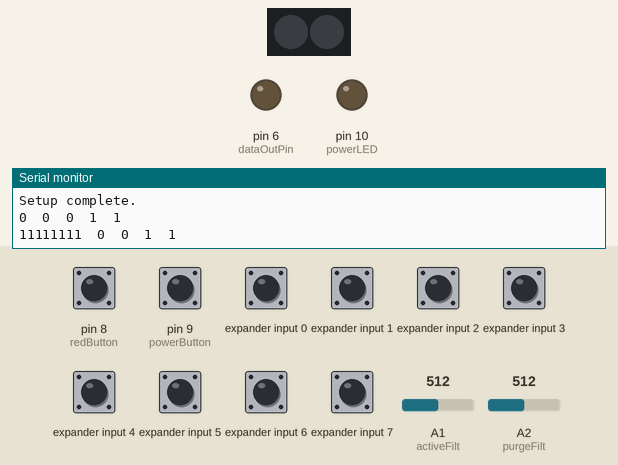
Simulated run of this sketch. Board: Arduino Nano, built with avr-gcc and run on an emulated ATmega328P. Shown: 2 RGB LEDs in strip order, left to right, output pins drawn as LEDs (lit = HIGH), the last lines printed to the serial monitor. Wiring (inferred from the names in the program): input shift register (74HC165): load pin 2; clock pin 7; serial out pin 3. The inputs (shaded band) are chosen by the test bench; at power-on: expander input 0–7, pin 8 (redButton), pin 9 (powerButton) HIGH, A1 (activeFilt) = 512, A2 (purgeFilt) = 512. Dim RGB values are drawn brighter than linear; pins used as bus, display or sensor lines are not drawn.

Above: at 1.2 s.
1.3 s: pin 9 (powerButton) pulled LOW for 1 s
At 5.0 s:
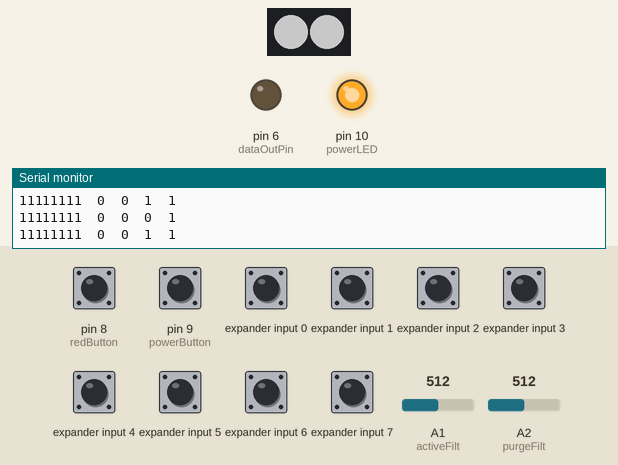
Timing chart, 0 to 6.5 s (numbered marks = the images above; inputs shaded):
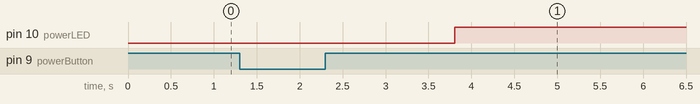

The sketch:

NASA-CHAPEA-CO2.ino
```cpp
/*
 * GRATUITOUS SETS LABORATORIES
 * Dallas, TX, USA
 *
 * NASA CHAPEA TROM (Trash Recepticle On Mars)
 * Johnson Space Center, TX, USA
 * 28 July 2022
 *
 * MABOB I (1.0) architecture
 */

//============== DEFINITIONS & DECLAIRATIONS =================//

//-------------- LIBRARIES -----------------------------------//
/* Call all function libraries required by the sketch.
 */
  #include <Adafruit_NeoPixel.h>  // WS2812 (NeoPixel) addressable LEDs
  #include <SoftwareSerial.h>

//-------------- SETTINGS & GLOBAL CONSTANTS -----------------//
/* Define constraits used by various functions.
 * Variables using '#define' are defined by hardware, and should be left alone.
 * Variables using 'const' can be changed to tune the puzzle.
 */
  const String myNameIs = "NASA-CHAPEA-CO2, Aug 2022";    // nametag for Serial monitor setup

  #define numPISOregs 1
  #define numLEDs 2

//-------------- PIN DEFINITIONS  ----------------------------//
/* Most of the I/O pins on the Arduino Nano are hard-wired to various components on the MABOB.
 * Pins not used for their standard fuction have header pins for alternate uses.
 */

  #define loadPin     2           // parallel connection to all 74HC165 PISO shift registers, pin 1
  #define dataInPin   3           // serial connection to nearest 74HC165 PISO shift register, pin 9
  #define latchPin    4           // parallel connection to all 74HC595 SIPO shift registers, pin 12
  #define dataOutPin  6           // serial connection to nearest 74HC595 SIPO shift register, pin 14
  #define clockPin    7           // parallel connection to all shift registers (74HC165 pin 2 / 74HC595 pin 11)

  #define neoPixelPin 5
  #define audioTxPin  11          // data pin for DF Player Mini, pin 11
  #define audioRxPin  12          // data pin for DF Player Mini, pin 10

  #define powerLED    10
  #define redButton   8
  #define powerButton 9
  #define activeFilt  A1
  #define purgeFilt   A2

//============== HARDWARE PARAMATERS =========================//

  Adafruit_NeoPixel statusLED = Adafruit_NeoPixel(
    numLEDs, neoPixelPin, NEO_GRB + NEO_KHZ800
  );                                                          // neoPixel object name, # of pixels, signal pin, type
  SoftwareSerial mp3Serial(audioRxPin, audioTxPin);           // RX, TX on Arduino side

//-------------- GLOBAL VARIABLES ----------------------------//
/* Decrlare variables used by various functions.
 */

  byte PISOdata;
  byte PISOprev;

  byte functionMode;
  bool powerOn = 0;
  uint32_t cycleBeginTime;
  bool cycleActiveFlag;

  int activeFiltRead;
  byte activeFilterNum;
  byte activeFilterPrev;
  int purgeFiltRead;
  byte purgeFilterNum;
  byte purgeFilterPrev;
  bool powerButtonState;
  bool powerButtonPrev;
  bool redButtonState;
  bool redButtonPrev;

//============================================================//
//============== SETUP =======================================//
//============================================================//

void setup() {

//-------------- SERIAL MONITOR ------------------------------//

  Serial.begin(19200);                                        // !! Serial monitor must be set to 19200 baud to read feedback !!
  Serial.println();
  Serial.println("Setup initialized.");
  Serial.println(myNameIs);

//-------------- PINMODES ------------------------------------//

//.............. Shift Registers .............................//
  pinMode (clockPin, OUTPUT);
  pinMode (loadPin, OUTPUT);
  pinMode (dataInPin, INPUT);
  pinMode (latchPin, OUTPUT);
  pinMode (dataOutPin, OUTPUT);

//.............. Other Pin Modes .............................//
  pinMode (powerLED, OUTPUT);
  pinMode (powerButton, INPUT_PULLUP);
  pinMode (redButton, INPUT_PULLUP);
  pinMode (activeFilt, INPUT);
  pinMode (purgeFilt, INPUT);

//-------------- HARDWARE SETUP -------------------------------//


  statusLED.begin();
  statusLED.setBrightness(255);
  statusLED.show();


  sendSIPO(0);
  pulsePin(latchPin,10);

//-------------- A/V FEEDBACK --------------------------------//

  Serial.println("Setup complete.");
  Serial.println();
}

//============================================================//
//============== LOOP ========================================//
//============================================================//

void loop() {

//-------------- UPDATE VARIABLES ----------------------------//

  readPISO();

  activeFiltRead = analogRead(activeFilt);
  purgeFiltRead = analogRead(purgeFilt);
  powerButtonState = digitalRead(powerButton);
  redButtonState = digitalRead(redButton);


//------------------ PLC UPDATE ----------------------------//
/*
  if (parsePLC(0)){
    delay (500);
    readPISO();
    byte doubleCheck = parsePLC(1);
    delay (500);
    readPISO();
    if (parsePLC(0) && parsePLC(0) == doubleCheck){
      functionMode = parsePLC(0);
    }
  }
*/
//------------------------------------------------------------//

  activeFilterNum = 0;
  if (activeFiltRead > 800) activeFilterNum = 2;
  else if (activeFiltRead < 200) activeFilterNum = 1;

  purgeFilterNum = 0;
  if (purgeFiltRead > 800) purgeFilterNum = 2;
  else if (purgeFiltRead < 200) purgeFilterNum = 1;

//------------------------------------------------------------//

  if (!powerOn){

    digitalWrite(powerLED, LOW);
    for (int p = 0; p < numLEDs; p++){
      statusLED.setPixelColor(p,0);
    }
    statusLED.show();

    int buttonHold = 0;
    while (!powerButtonState){
      powerButtonState = digitalRead(powerButton);
      buttonHold++;
      delay(10);
      if (buttonHold >= 100){
        powerOn = true;
        cycleActiveFlag = true;
        cycleBeginTime = millis();

     // animation

        sendSIPO(1);
        pulsePin(latchPin,10);
        delay (1500);
        sendSIPO(0);
        pulsePin(latchPin,10);

        break;
      }
    }
  }

  else if (powerOn){

    digitalWrite(powerLED,HIGH);

    for (int pxl = 0; pxl < numLEDs; pxl++){
      statusLED.setPixelColor(pxl,100,100,100);
    }
    statusLED.show();

    if (cycleActiveFlag && millis() >= cycleBeginTime + 5000){
      cycleActiveFlag = false;
      sendSIPO(2);
      pulsePin(latchPin,10);
      delay(1500);
      sendSIPO(0);
      pulsePin(latchPin,10);
    }

    int buttonHold = 0;
    while (!powerButtonState){
      powerButtonState = digitalRead(powerButton);
      buttonHold++;
      delay(10);
      if (buttonHold >= 100){
        powerOn = false;
        break;
      }
    }
  }

//------------------------------------------------------------//

  if (!redButtonState){
    sendSIPO(3);
    pulsePin(latchPin,10);
    delay(1500);
    sendSIPO(0);
    pulsePin(latchPin,10);
  }

//------------------------------------------------------------//

//  if (PISOdata != PISOprev) lastInputTime = millis();

  dbts();
  cycleReset();

}
```

81_regIO.ino
```cpp
//============================================================//
//============== SHIFT REGISTER I/O ==========================//
//============================================================//

/* These functions will read and write via PISO & SIOP shift registers.
 * They require the global variable byte arrays of:
 * byte PISOdata[numPISOregs];
 *
 * Devices use 74HC165 PISO registers and 74HC595 SIPO registers.
 *
 * This section updated  Aug 2022
 */

//-------------- RISING EDGE PUSLE ---------------------------//

/* This function will send a rising edge signal to the designated output pin.
 * Paramaters required are:
 * pinName (loadPin, latchPin, clockPin)
 * pulseTime (given in microseconds)
 */

void pulsePin(int pinName, int pulseTime){
  digitalWrite(pinName, LOW);
  delayMicroseconds(pulseTime);
  digitalWrite(pinName, HIGH);
  delayMicroseconds(pulseTime);
}

//-------------- READ FROM PISO REGISTERS --------------------//

/* This function will querry the current status of all requested PISO shift registers.
 * Paramater required are:
 * fReg = the zero-indexed number of the first register to querry
 * lReg = the zero-indexed number of the last register to querry
 *
 * Note that this function requires the global variable array called:
 * byte PISOdata[numPISOregs];
 */

void readPISO(){

  pulsePin(loadPin,10);                                       // rend a rising edge signal to load the current data into the registers

    for (int pos = 0; pos < 8; pos++){                        // for each bit in that register's byte...
      bool val = digitalRead(dataInPin);                      // read the bit's value from the input pin
      bitWrite(PISOdata, pos, val);                           // write it to the approriate position in the appropriate byte
      pulsePin(clockPin,10);                                  // pulse the clock pin to advance the next bit
    }
}

//-------------- WRITE TO SIPO REGISTERS ---------------------//

/* This function will load a byte of data into a chain of SIPO shift registers.
 * The sr_byte parameter is the bye of data being sent.
 *
 * Note that this function should be called seperately for each register in the chain,
 * beginning with the furthest register from the Arduino.
 *
 * After each register has been updated, use the command
 * pulsePin(latchPin,10);
 * in order to activate the chain of registers.
 *
 */
void sendSIPO(byte sr_data){

  for (int pos=0; pos<8; pos++){
    bool bitVal = bitRead(sr_data, pos);
    digitalWrite(dataOutPin, bitVal);
    pulsePin(clockPin,10);
  }
}
```

83_plcComm.ino
```cpp
/*byte parsePLC(int regNum){
  byte returnValue = 0;
  for (int bitPos = 0; bitPos < 3; bitPos++){
    if (bitRead(PISOdata[regNum],bitPos)){
      bitWrite(returnValue,bitPos,0);
    }
    else{
      bitWrite(returnValue,bitPos,1);
    }
  }
  bool bitVal1 = bitRead(returnValue,0);
  bool bitVal3 = bitRead(returnValue,2);
  bitWrite(returnValue,0,bitVal3);
  bitWrite(returnValue,2,bitVal1);

  return returnValue % 8;
}
*/
```

90_DBTS.ino
```cpp
void dbts(){

  bool somethingNew = false;


  if (PISOdata != PISOprev) somethingNew = true;
  if (activeFilterPrev != activeFilterNum) somethingNew = true;
  if (purgeFilterPrev != purgeFilterNum) somethingNew = true;
  if (powerButtonPrev != powerButtonState) somethingNew = true;
  if (redButtonPrev != redButtonState) somethingNew = true;

  if (somethingNew){
    Serial.print(PISOdata,BIN);
    Serial.print("\t");
    Serial.print(activeFilterNum);
    Serial.print("\t");
    Serial.print(purgeFilterNum);
    Serial.print("\t");
    Serial.print(powerButtonState);
    Serial.print("\t");
    Serial.print(redButtonState);
    Serial.println();
  }

}
```

99_cycleRST.ino
```cpp
void cycleReset(){

  PISOprev = PISOdata;

  activeFilterPrev = activeFilterNum;
  purgeFilterPrev = purgeFilterNum;
  powerButtonPrev = powerButtonState;
  redButtonPrev = redButtonState;
}
```

Measured:
- after the input at 1.3 s, pin 10 (powerLED): LOW → HIGH after 2.5 s
